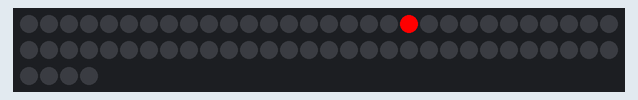
Simulated run of this sketch. Board: Arduino Uno, built with avr-gcc and run on an emulated ATmega328P. Shown: 64 RGB LEDs in strip order, left to right, continuing on the next row. Random numbers use the default seed unless the sketch sets one.

Above: at 0.15 s.
At 5.07 s:
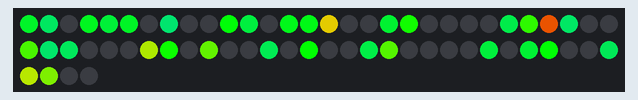
At 9.98 s:
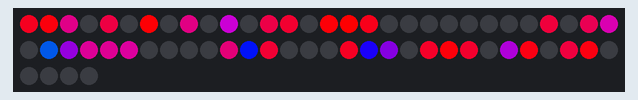
At 19.82 s:
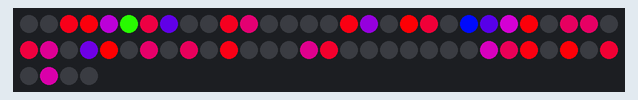
At 29.97 s:
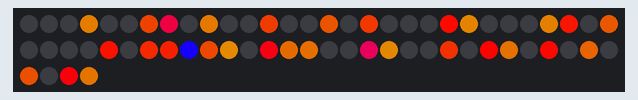
At 39.8 s:
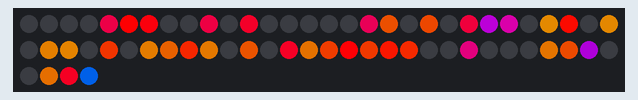

The sketch:

leds.ino
```cpp
// Free RTOS
// #include <Arduino_FreeRTOS.h>
// #include <croutine.h>
// #include <event_groups.h>
// #include <FreeRTOSConfig.h>
// #include <FreeRTOSVariant.h>
// #include <list.h>
// #include <mpu_wrappers.h>
// #include <portable.h>
// #include <portmacro.h>
// #include <projdefs.h>
// #include <queue.h>
// #include <semphr.h>
// #include <StackMacros.h>
// #include <task.h>
// #include <timers.h>

// FastLED
#include <FastLED.h>


#define NUM_LEDS 64
#define DATA_PIN 7
#define CHIPSET     NEOPIXEL

CRGB leds[NUM_LEDS];
static uint8_t hue = 0;

void setup() {
  //Serial.begin(9600);
  FastLED.addLeds<CHIPSET, DATA_PIN>(leds, NUM_LEDS);
}

void stars(){
  for(int i = 0; i < 100; i++) {
    uint8_t light = random8(0, NUM_LEDS);
    uint8_t dark = random8(0, NUM_LEDS);
    leds[light] = CHSV(hue++, 255, 255);
    FastLED.show();
    leds[dark] = CRGB::Black;
    delay(5);
  }
}

void ran(){
  for(int i = 0; i < 100; i++) {
    uint8_t light = random8(0, NUM_LEDS);
    uint8_t dark = random8(0, NUM_LEDS);
    leds[light] = CHSV(hue++, 255, 255);
    FastLED.show();
    leds[dark] = CRGB::Black;
    delay(5);
  }
}

// One dot moving along the screen
void dot(){
  for(int dot = 0; dot < NUM_LEDS; dot++) {
    leds[dot] = CHSV(hue++, 255, 255);
    FastLED.show();
    // clear this led for the next time around the loop
    leds[dot] = CRGB::Black;
    delay(30);
  }
}

// Fade color in and out
void fade(){
  for(int dot = 0; dot < 100; dot++) {
    FastLED.showColor(CHSV(hue++, 255, 255));
    delay(10);
  }
}

// Fill entire screen one dot at a time and then clear it one dot at a time
void dotFill(){

  for(int dot = 0; dot < NUM_LEDS; dot++) {
    leds[dot] = CHSV(hue++, 255, 255);
    FastLED.show();
    // clear this led for the next time around the loop
    delay(30);
  }

  for(int dot = 0; dot < NUM_LEDS; dot++) {
    // clear this led for the next time around the loop
    leds[dot] = CRGB::Black;
    FastLED.show();
    delay(30);
 }
}

void chase(int block){
  for(int dot = 0; dot < NUM_LEDS+block; dot++) {

    leds[dot] = CHSV(hue++, 255, 255);
    if(dot-5 >=0){
      leds[dot-5] = CRGB::Black;
    }

    FastLED.show();
    // clear this led for the next time around the loop
    delay(10);
  }
}

void loop() {
  ran();
//  dot();
//  fade();
//  dotFill();
//  for(int i=3; i<10; i++){
//    chase(i);
//  }
}
```
